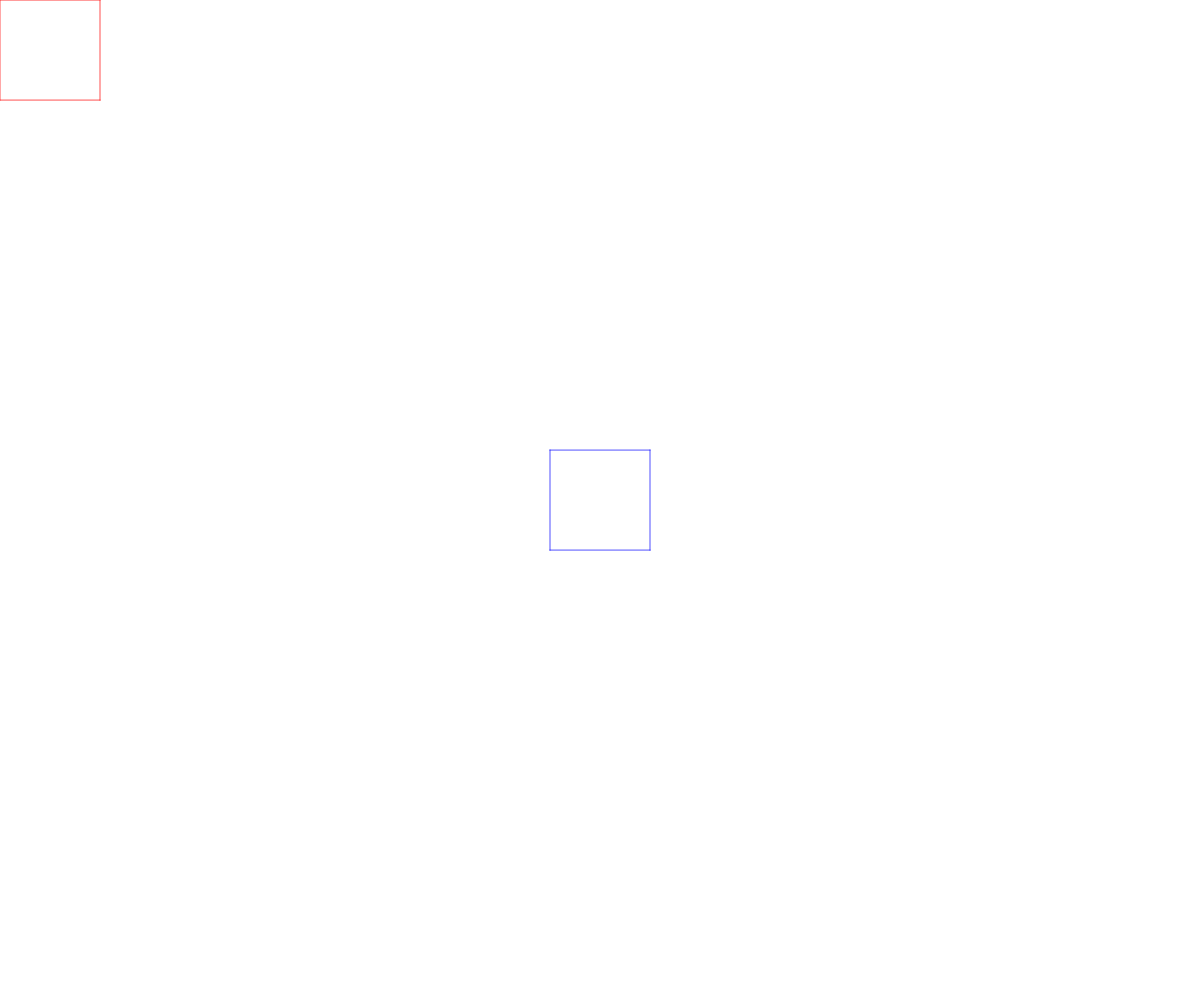
Frame 1 (no input)
Frame 60 (no input): identical to frame 1, image omitted
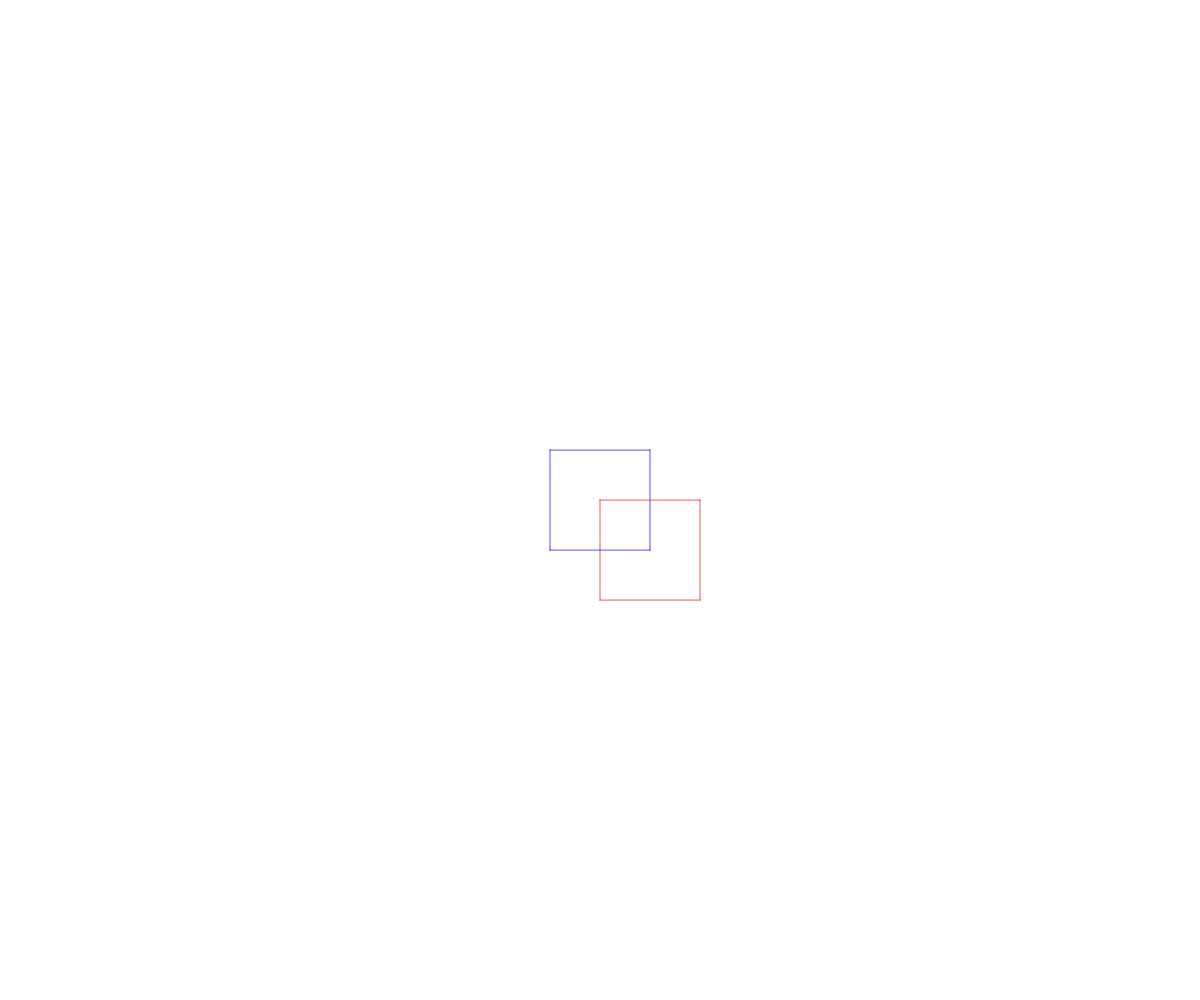
Frame 120 (the mouse pressed at the canvas centre since frame 60)

The p5.js sketch that drew these frames (run headless with seeded random() and noise() and a simulated clock; from frame 60 on, the mouse is pressed at the canvas centre):

// p5.js sketch
// ── sketch.js
let rect1;
let rect2;

function setup() {
  createCanvas(windowWidth, windowHeight);
}

function draw() {
  background(255);

  rect1 = new BresenhamRect(width/2 - 50, height/2 - 50, 100, 100);
  rect2 = new BresenhamRect(mouseX, mouseY, 100, 100);

  stroke(0,0,255);
  rect1.draw();
  stroke(255,0,0);
  rect2.draw();

}
// ── bresenhamLine.js
class BresenhamLine{
    constructor(x1,y1,x2,y2){
        this.x1 = x1;
        this.y1 = y1;
        this.x2 = x2;
        this.y2 = y2;
    }

    draw(){
        let dx = abs(this.x2 - this.x1);
        let dy = abs(this.y2 - this.y1);
        let m = dy / dx;
      
        if (m < 1) {
          if (this.x1 > this.x2) {
            let temp = this.x1;
            this.x1 = this.x2;
            this.x2 = temp;
            temp = this.y1;
            this.y1 = this.y2;
            this.y2 = temp;
          }
      
          let y = this.y1;
          let d = 2 * dy - dx;
          for (let x = this.x1; x <= this.x2; x++) {
            point(x, y);
            if (d > 0) {
              y += 1;
              d -= 2 * dx;
            }
            d += 2 * dy;
          }
        } else {
          if (this.y1 > this.y2) {
            let temp = this.x1;
            this.x1 = this.x2;
            this.x2 = temp;
            temp = this.y1;
            this.y1 = this.y2;
            this.y2 = temp;
          }
      
          let x = this.x1;
          let d = 2 * dx - dy;
          for (let y = this.y1; y <= this.y2; y++) {
            point(x, y);
            if (d > 0) {
              x += 1;
              d -= 2 * dy;
            }
            d += 2 * dx;
          }
        }
    }
}
// ── bresenhamRect.js
class BresenhamRect{
    constructor(x,y,w,h){
        this.x = x;
        this.y = y;
        this.w = w;
        this.h = h;
    }

    draw(){
      let x2 = this.x + this.w;
      let y2 = this.y + this.h;
    
      this.drawLine(this.x, this.y, this.x, y2);
      
      this.drawLine(x2, this.y, x2, y2);
      
      this.drawLine(this.x, this.y, x2, this.y);
      
      this.drawLine(this.x, y2, x2, y2);
    }
    
    drawLine(x1, y1, x2, y2){
      let dx = abs(x2 - x1);
      let dy = abs(y2 - y1);
      let m = dy / dx;
    
      if (m < 1) {
        if (x1 > x2) {
          let temp = x1;
          x1 = x2;
          x2 = temp;
          temp = y1;
          y1 = y2;
          y2 = temp;
        }
    
        let y = y1;
        let d = 2 * dy - dx;
        for (let x = x1; x <= x2; x++) {
          point(x, y);
          if (d > 0) {
            y += 1;
            d -= 2 * dx;
          }
          d += 2 * dy;
        }
      } else {
        if (y1 > y2) {
          let temp = x1;
          x1 = x2;
          x2 = temp;
          temp = y1;
          y1 = y2;
          y2 = temp;
        }
    
        let x = x1;
        let d = 2 * dx - dy;
        for (let y = y1; y <= y2; y++) {
          point(x, y);
          if (d > 0) {
            x += 1;
            d -= 2 * dy;
          }
          d += 2 * dx;
        }
      }
    }
  }
